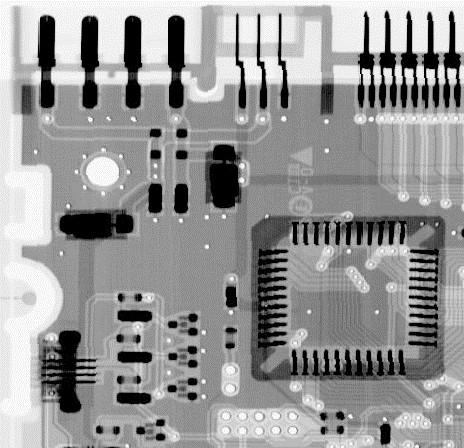
%> input picture Homeworks/Week8/images/board-orig.bmp, 464 x 448 px
$ octave Practice.m   (GNU Octave 9; MATLAB toolbox functions it lacks are replaced by stand-ins)
%> lines starting %> are read from the running program, lines starting %| are printed output that depends on the picture
set(0,'defaultfigurecolor',[1,1,1])
I  = imread('board-orig.bmp');
%> I is the input picture: size 448x464 uint8; min 0, max 255, mean 150.3
BW = edge(I,'canny');
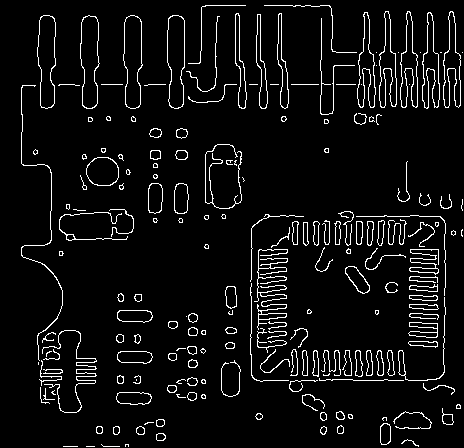
%> BW: size 448x464 logical; 5.9% white in thin lines or dots

figure(1)
imshow(BW)
title('原图像');
figure(2)
subplot 211;
%%进行霍夫变换
[H, theta , rho] = hough (BW);
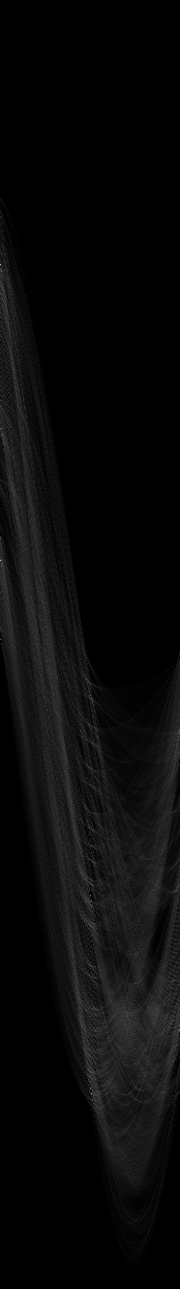
%> H: size 1289x180 double; min 0, max 188, mean 9.6
%> theta = 180 values from -90 to 89; rho = 1289 values from -644 to 644
%%绘制霍夫空间
imshow(imadjust(mat2gray(H)),[],'XData',theta,'YData',rho,...
        'InitialMagnification','fit');
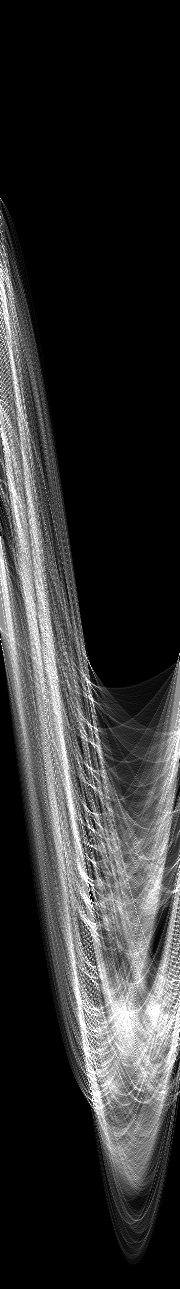
%> displayed picture: size 1289x180, on the screen's scale of 0 to 255; min 0, max 255, mean 48.5
xlabel('\theta (degrees)'), ylabel('\rho');
axis on, axis normal, hold on;
colormap(hot);
title('霍夫空间')
%%峰值
P = houghpeaks(H,5,'threshold',0.5*max(H(:)));
%> P = [561 1; 265 1; 896 91; 429 1; 1089 91]
x = theta(P(:,2));
%> x = [-90 -90 0 -90 0]
y = rho(P(:,1));
%> y = [-84 -380 251 -216 444]
plot(x,y,'s','color','black');
%lines = houghlines(BW,theta,rho,P,'FillGap',10,'MinLength',10);
lines = houghlines(BW,theta,rho,P,'FillGap',10,'MinLength',10);
%> lines = 16 lines; longest, point1 to point2 (x, y): (216, 85) to (461, 85), (252, 229) to (252, 338), (342, 217) to (441, 217), (257, 381) to (333, 381), (354, 381) to (428, 381), (445, 289) to (445, 349)
subplot 212
imshow(BW) ,hold on
max_len  = 0;
count = 1;
points = zeros(2,2);
for k = 1:length(lines)
   points(count,1) = lines(k).point1(1);
   points(count,2) = lines(k).point1(2);
   count =count +1;
   points(count,1) = lines(k).point2(1);
   points(count,2) = lines(k).point2(2);
   count =count +1;
   xy = [lines(k).point1; lines(k).point2];
   plot(xy(:,1),xy(:,2),'LineWidth',2,'Color','green');
   % Plot beginnings and ends of lines
   plot(xy(1,1),xy(1,2),'x','LineWidth',2,'Color','yellow');
   plot(xy(2,1),xy(2,2),'x','LineWidth',2,'Color','red');
end
%> this loop made 16 passes
%> (count, xy) on passes 1 to 12: (3, [53 85; 84 85]), (5, [97 85; 127 85]), (7, [140 85; 171 85]), (9, [216 85; 461 85]), (11, [41 381; 57 381]), (13, [78 381; 96 381]), (15, [179 381; 206 381]), (17, [257 381; 333 381]), (19, [354 381; 428 381]), (21, [252 229; 252 338]), (23, [252 355; 252 376]), (25, [265 217; 304 217])
%> after the loop, points = 32 rows, first 12: [53 85; 84 85; 97 85; 127 85; 140 85; 171 85; 216 85; 461 85; 41 381; 57 381; 78 381; 96 381]
title('直线检测');
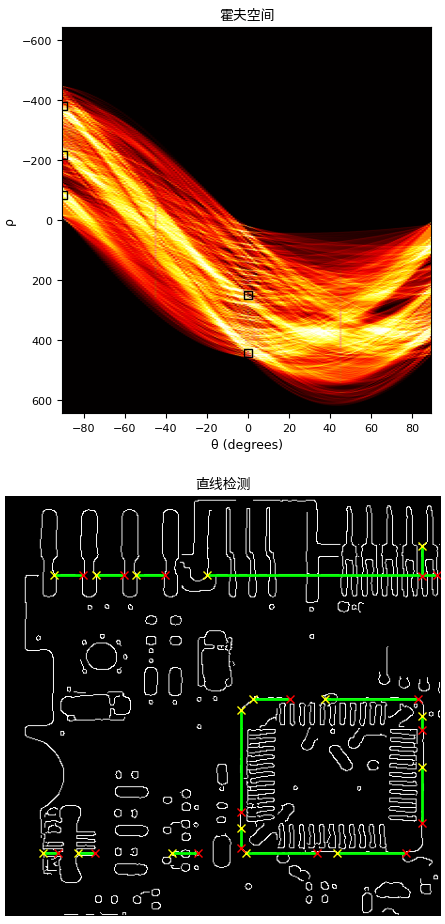
%> figure redrawn from the program's plot data, 2 panels
